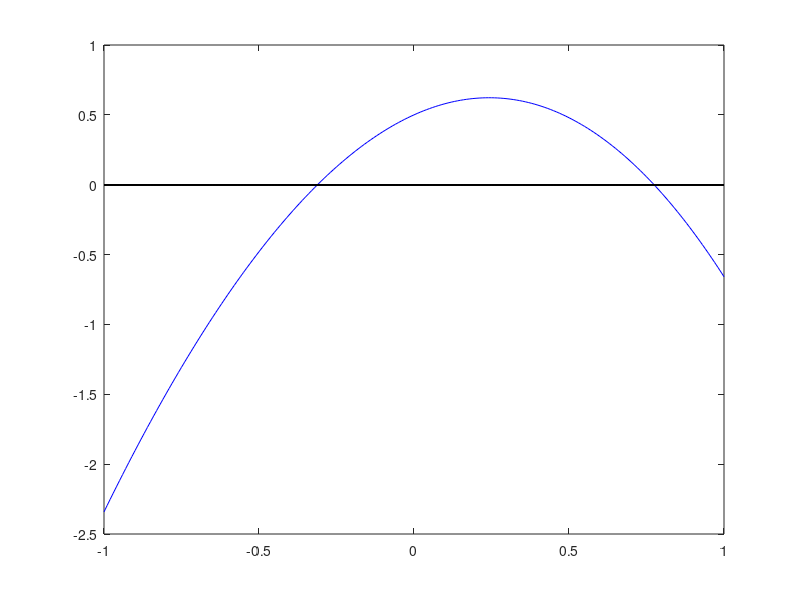

This chart was generated by the following MATLAB code: (Note: this script raises an error after producing the figure.)
## Author: Wafi <Wafi@DESKTOP-GN3SUD0>
## Created: 2022-09-08

clear; % For some reason workspace need to be cleared for fzero to work

format long;
format compact;

f = @(x) sin(x) - 2*x.^2 + 0.5;
x = -1:.01:1; y = f(x);

plot(x, y, 'b', x, zeros(length(x)), 'k'); % see that there are two roots

[a, b] = myrootfind(f, -1, 1) % observe that it finds intervals of the two roots
% a is [-0.4400,   0.8940]
% b is [-0.4380,   0.8960]
